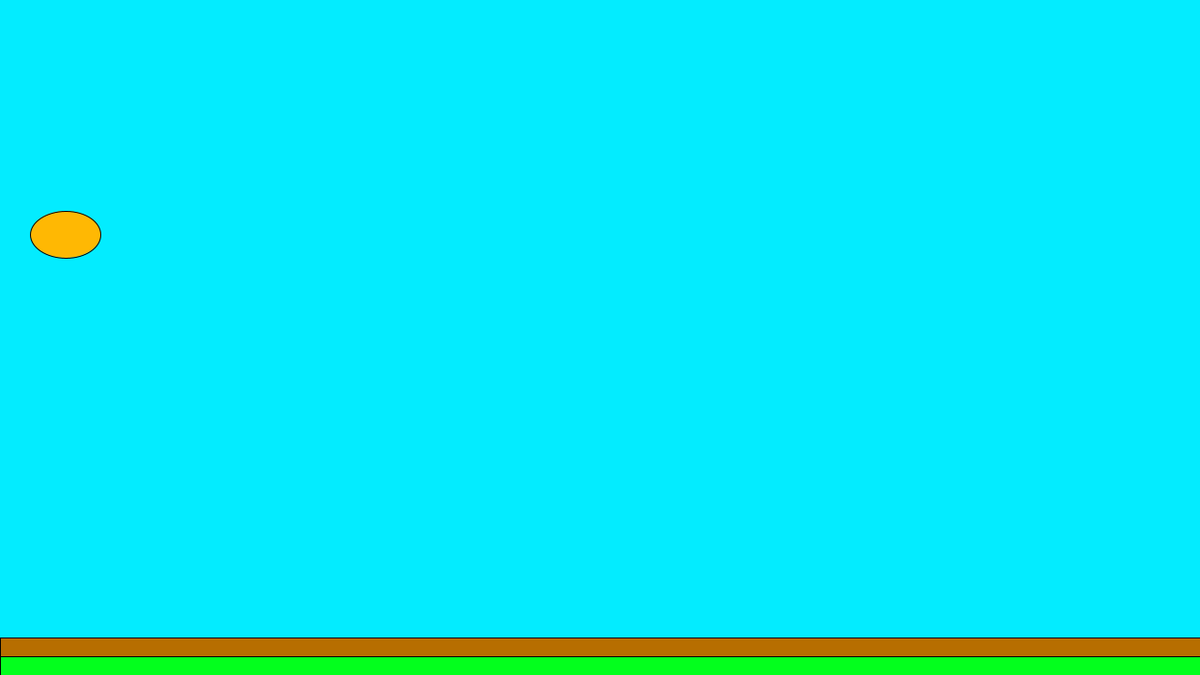
Frame 1 (no input)
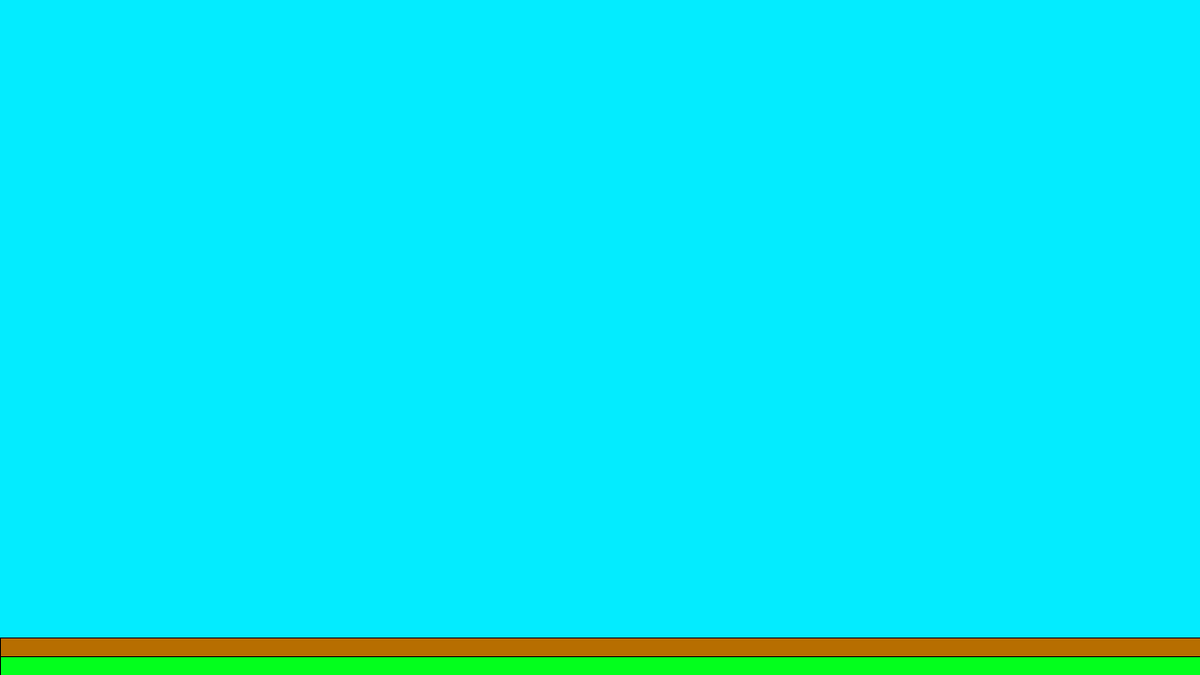
Frame 60 (the mouse pressed at the canvas centre just before this capture)
Frame 120 (the mouse held since frame 60 and released just before this capture): identical to frame 60, image omitted

The Processing sketch that drew these frames (run headless with seeded random() and noise(); from frame 60 on, the mouse is pressed at the canvas centre):

// Processing sketch: sketch_200812a
// ── sketch_200812a.pde
void setup(){
  size(1280,720);
}
int x=70,y=240,g=10;
void draw(){
background(#03ECFF);

if(keyPressed)
{
  y=y-2*g;
}
y=y+g;
fill(#FFB803);
ellipse(x,y,75,50);

fill(#03FF1D);
rect(0,700,1280,20);
fill(#B76E00);
rect(0,680,1280,20);
}
